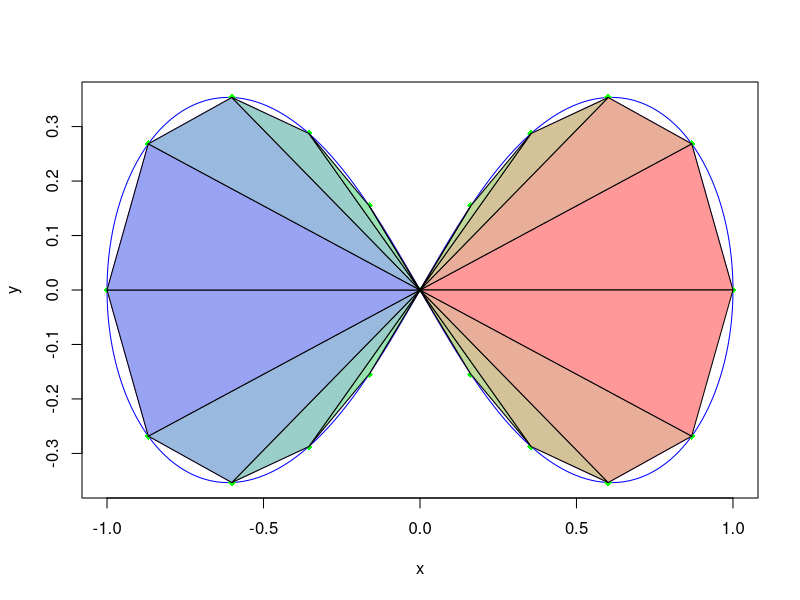

The R script that drew this image:
#Autores: 
        #José Luis Lavado Sánchez
        #Daniel Carmona Pedrajas

#PRÁCTICA 1: Calcular el área de la lemniscata mediante triangulación
#La idea es obtener un conjunto finito de puntos a partir de la parametrización de la lemniscata,
#una vez calculados, crearemos triángulos uniéndolos con el origen y por último sumaremos sus áreas
#para aproximar el área de la lemniscata


#FUNCIONES DE DIBUJO

#Función que dibuja una lemniscata en función del ancho de su hoja
dibujarLemniscata <- function(ancho){
  t <- seq(0, 2*pi, length=500) #Parámetro t de la curva
  
  #Calculamos las coordenadas de los puntos de la lemniscata para dibujarlos después
  x <- ancho*(cos(t))/(1+sin(t)^2)  #Coordenadas x de la curva
  y <- x*sin(t) #Coordenadas y de la curva
  
  #Calculamos los focos para pintarlos después
  foco1 = ancho*c(-1/sqrt(2), 0) #Foco izquierdo
  foco2 = ancho*c(1/sqrt(2), 0) #Foco derecho
  
  #Dibujamos la lemniscata
  plot(x, y, type='l', col='blue')
  #Dibujamos sus focos
  points(foco1[1], foco1[2], type='b', pch=19, col='red')
  points(foco2[1], foco2[2], type='b', pch=19, col='red')
}#fin dibujarLemniscata



#Función que dibuja un array de puntos
dibujarPuntos <- function(puntos){
  #Calculamos el número de puntos que tenemos
  numPuntos <- calcularNumPuntos(puntos)
  
  #Pintamos cada punto
  for(i in 1:numPuntos){
    points(puntos[i,1], puntos[i,2], type='o', pch=18, col='green')
  }
}#fin dibujarPuntos


#Función que une los puntos discretizados
dibujarTriangulacion <- function(puntos){
  #Calculamos el número de puntos que tenemos
  numPuntos <- calcularNumPuntos(puntos)
  
  #Unimos todos los puntos con el (0,0)
  for(i in 1:numPuntos){
    segments(0, 0, puntos[i,1], puntos[i,2], col="#AE5CEE")
  }
  
  segments(puntos[numPuntos,1], puntos[numPuntos,2], 0, 0, col="#AE5CEE")
  
  #Unimos cada punto con sus adyacentes
  for(i in 1:(numPuntos-1)){
    segments(puntos[i,1], puntos[i,2], puntos[i+1,1], puntos[i+1,2], col="#AE5CEE")
  }
}#fin dibujarTriangulacion


#Función que pinta el interior de un triángulo
dibujarTriangulo <- function(A, B, C, color){
  coordX <- c(A[1], B[1], C[1])
  coordY <- c(A[2], B[2], C[2])
  polygon(coordX, coordY, col=color)
}#finDibujarTriángulo


#FUNCIONES DE CÁLCULO

#Calcula el número de puntos dado array bidimensional con 2 columnas de coordenadas, una para la x y otra para la y
calcularNumPuntos <- function(puntos){
  #Tenemos un array bidimensional de n coordenadas x y n coordenadas y por lo que tenemos una longitud 2n
  numPuntos <- length(puntos)/2 #Como tenemos 2n coordenadas tenemos n puntos
}#fin calcularNumPuntos


#Función que calcula n puntos discretizados de la lemniscata en el primer cuadrante (t in (0, pi/2))
calcularPuntosLemniscata <- function(n, ancho){
    t <- seq(0, 2*pi, length=(n+1)) #Parámetro t de la curva. Ahora sólo del primer cuadrante
    #Pongo n+1 porque el último elemento de esta división es el pi/2 que me dará el punto (0,0), este punto se eliminará más adelante
    #Como ese punto se elimina y quiero n puntos en total, hago la división en n+1
    
    #Calculamos las coordenadas de los puntos de la lemniscata para dibujarlos después
    x <- ancho*(cos(t))/(1+sin(t)^2)  #Coordenadas x de la curva
    y <- x*sin(t) #Coordenadas y de la curva
    
    #Quitamos el (0,0)
    x <- x[-c(n+1)]
    y <- y[-c(n+1)]
    
    #Guardamos las coordenadas de los puntos en un array y se devuelven
    puntos = array(c(x, y), dim=c(length(x),2))
}#fin calcularPuntosLemniscata


#Función para calcular vectores uniendo el (0,0) con los puntos discretizados
calcularArea <- function(puntos){
  #Calculamos el número de puntos
  numPuntos <- calcularNumPuntos(puntos)
  #paleta <- colorRampPalette(c('red', 'yellow', 'green', 'blue'))
  paleta <- colorRampPalette(c("#ff9999", "#99ff99", "#9999ff", "#99ff99", "#ff9999"))
  colores <- paleta(numPuntos)
  area <- 0
  for(i in 1:(numPuntos-1)){
    #Guardamos los puntos
    origen <- c(0,0)
    verticeUno <- c(puntos[i,1], puntos[i,2])
    verticeDos <- c(puntos[i+1,1], puntos[i+1,2])
  
    #Pintamos el triángulo que vamos a calcular
    dibujarTriangulo(origen, verticeUno, verticeDos, colores[i])
    
    #Sumamos el área del triángulo
    area <- area + areaTriangulo(origen, verticeUno, verticeDos)
  }
  
  #Calculamos el último triángulo
  origen <- c(0,0)
  verticePrimero <- c(puntos[1,1], puntos[1,2])
  verticeUltimo <- c(puntos[numPuntos,1], puntos[numPuntos,2])
  
  area <- area + areaTriangulo(origen, verticePrimero, verticeUltimo)
  dibujarTriangulo(origen, verticePrimero, verticeUltimo, colores[numPuntos])
  
  return (area)
}#fin calcularÁrea


#Función que calcula el área de un triángulo dados sus tres vértices
areaTriangulo<-function(A, B, C){
  return(abs(det(matrix(c(A-B,A-C), nrow = 2, ncol=2)))/2)
}#fin areaTriangulo


#Función main que contiene todo el proceso de resolución
main <- function(){
  #Definimos un número de puntos para triangular
  numPuntos <- 20
  #Definimos un ancho
  ancho <- 1
  #Calculamos los puntos discretizados
  puntosDiscretizados <- calcularPuntosLemniscata(numPuntos, ancho)
  #GRÁFICOS
  #Dibujamos la lemniscata
  dibujarLemniscata(ancho)
  #Dibujamos los puntos
  dibujarPuntos(puntosDiscretizados)
  #Dibujamos la triangulación
  dibujarTriangulacion(puntosDiscretizados)
  area <- calcularArea(puntosDiscretizados)
  print(paste0("El área de la lemniscata aproximada con ", numPuntos, " puntos es ", area))
  print(paste0("El error absoluto de aproximación es de ", 1-area))
}#fin main

#Lanzamos el programa
main()
